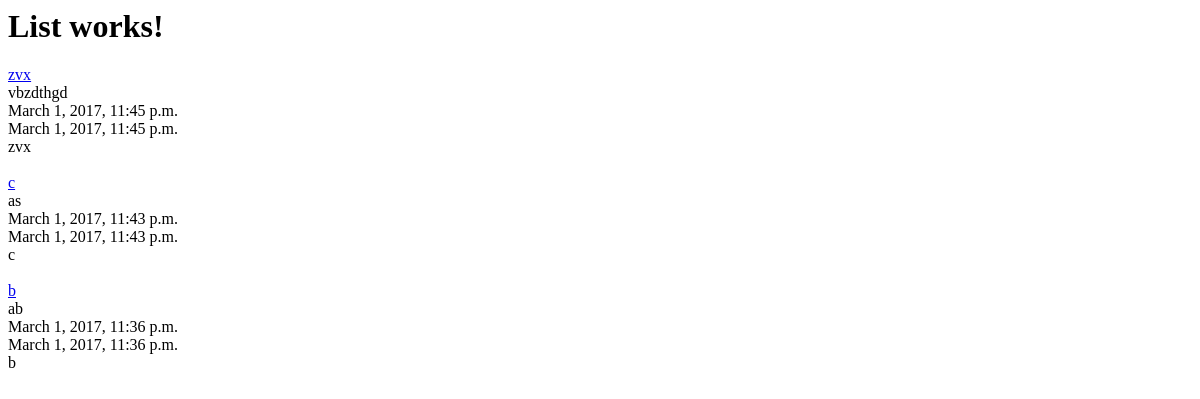
Page /mhap/list/ (signed in) on the earlier database version.
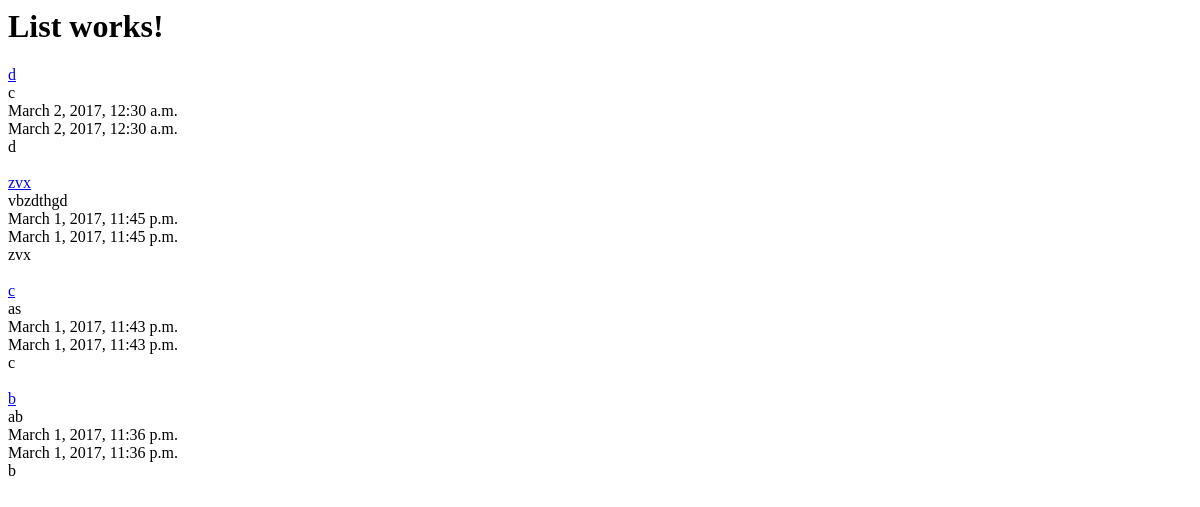
Same page on the later database version.
### mhap/models.py (models this page shows, shortened)
class Post(models.Model):
    title = models.CharField(max_length=120)
    slug = models.SlugField(unique=True)
    content = models.TextField()
    updated = models.DateTimeField(auto_now=True, auto_now_add=False)
    created = models.DateTimeField(auto_now=False, auto_now_add=True)
    secret = models.BooleanField(default=True)
    user_id = models.ForeignKey(Profile, null=True)
    def get_absolute_url(self):
        return reverse("mhap:detail", kwargs={"slug": str(self.slug)})
    class Meta:
        ordering = ["-created", "-updated"]

### mhap/views.py (the view)
@login_required
def post_list(request):
    print request.user
    queryset = Post.objects.all()
    context = {
        "object_list": queryset,
        "title": "List"
    }
    return render(request, "post_list.html", context)

### templates/post_list.html
{% extends "base.html" %}
{% block content %}
    <h1>{{ title }} works!</h1>
    {% for obj in object_list %}
        <a href='{{ obj.get_absolute_url }}'>{{ obj.title }}</a><br/>
        {{ obj.content }}<br/>
        {{ obj.updated }}<br/>
        {{ obj.created }}<br/>
        {{ obj.slug }}<br/><br/>
    {% endfor %}
{% endblock content %}

### templates/base.html (shortened to what this page needs)
<html>
<head>
</head>
<body>
    <div class='container'>
        {% block content %}
        {% endblock content %}
    </div>
</body>
</html>

Differences in the rows shown:
added Post: title "d", content "c", updated "March 2, 2017, 12:30 a.m.", created "March 2, 2017, 12:30 a.m.", slug "d"
